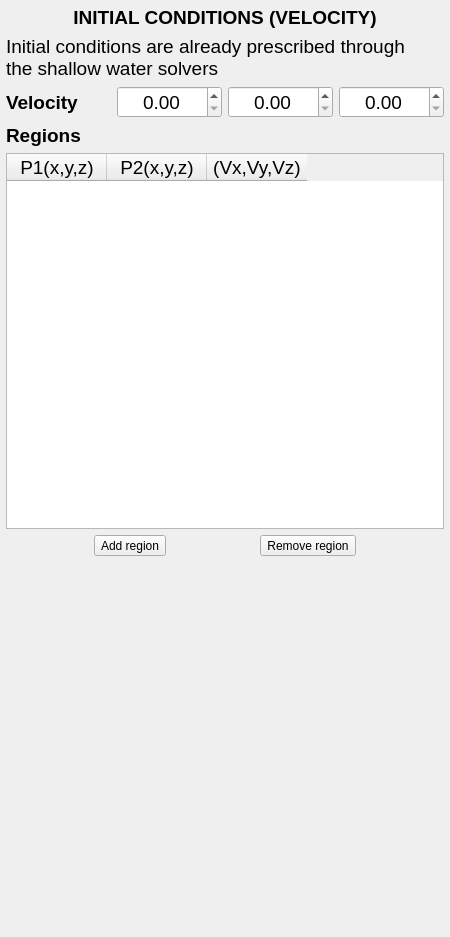
<?xml version="1.0" encoding="UTF-8"?>
<ui version="4.0">
 <class>initialconVel</class>
 <widget class="QFrame" name="initialconVel">
  <property name="geometry">
   <rect>
    <x>0</x>
    <y>0</y>
    <width>450</width>
    <height>937</height>
   </rect>
  </property>
  <property name="windowTitle">
   <string>Frame</string>
  </property>
  <layout class="QVBoxLayout" name="verticalLayout">
   <property name="leftMargin">
    <number>6</number>
   </property>
   <property name="topMargin">
    <number>6</number>
   </property>
   <property name="rightMargin">
    <number>6</number>
   </property>
   <property name="bottomMargin">
    <number>6</number>
   </property>
   <item>
    <widget class="QLabel" name="Lbl_H1">
     <property name="font">
      <font>
       <pointsize>14</pointsize>
      </font>
     </property>
     <property name="text">
      <string>&lt;html&gt;&lt;head/&gt;&lt;body&gt;&lt;p&gt;&lt;span style=&quot; font-weight:600;&quot;&gt;INITIAL CONDITIONS (VELOCITY)&lt;/span&gt;&lt;/p&gt;&lt;/body&gt;&lt;/html&gt;</string>
     </property>
     <property name="alignment">
      <set>Qt::AlignCenter</set>
     </property>
    </widget>
   </item>
   <item>
    <widget class="QLabel" name="Lbl_Notice">
     <property name="font">
      <font>
       <pointsize>14</pointsize>
      </font>
     </property>
     <property name="text">
      <string>Initial conditions are already prescribed through 
the shallow water solvers</string>
     </property>
    </widget>
   </item>
   <item>
    <layout class="QHBoxLayout" name="HLY_Vel" stretch="0,0,0,0">
     <item>
      <widget class="QLabel" name="Lbl_Vel">
       <property name="font">
        <font>
         <pointsize>14</pointsize>
         <weight>75</weight>
         <bold>true</bold>
        </font>
       </property>
       <property name="text">
        <string>Velocity</string>
       </property>
       <property name="alignment">
        <set>Qt::AlignLeading|Qt::AlignLeft|Qt::AlignVCenter</set>
       </property>
       <property name="wordWrap">
        <bool>true</bool>
       </property>
      </widget>
     </item>
     <item>
      <widget class="QDoubleSpinBox" name="DSpBx_Vx">
       <property name="font">
        <font>
         <pointsize>14</pointsize>
        </font>
       </property>
       <property name="alignment">
        <set>Qt::AlignCenter</set>
       </property>
      </widget>
     </item>
     <item>
      <widget class="QDoubleSpinBox" name="DSpBx_Vy">
       <property name="font">
        <font>
         <pointsize>14</pointsize>
        </font>
       </property>
       <property name="alignment">
        <set>Qt::AlignCenter</set>
       </property>
      </widget>
     </item>
     <item>
      <widget class="QDoubleSpinBox" name="DSpBx_Vz">
       <property name="font">
        <font>
         <pointsize>14</pointsize>
        </font>
       </property>
       <property name="alignment">
        <set>Qt::AlignCenter</set>
       </property>
      </widget>
     </item>
    </layout>
   </item>
   <item>
    <widget class="QLabel" name="Lbl_Regions">
     <property name="font">
      <font>
       <pointsize>14</pointsize>
      </font>
     </property>
     <property name="focusPolicy">
      <enum>Qt::ClickFocus</enum>
     </property>
     <property name="text">
      <string>&lt;html&gt;&lt;head/&gt;&lt;body&gt;&lt;p&gt;&lt;span style=&quot; font-weight:600;&quot;&gt;Regions&lt;/span&gt;&lt;/p&gt;&lt;/body&gt;&lt;/html&gt;</string>
     </property>
    </widget>
   </item>
   <item>
    <widget class="QTableWidget" name="Tbl_IniCondTable">
     <property name="font">
      <font>
       <pointsize>14</pointsize>
      </font>
     </property>
     <property name="toolTip">
      <string>Regions for initial condition</string>
     </property>
     <property name="toolTipDuration">
      <number>10000</number>
     </property>
     <property name="alternatingRowColors">
      <bool>true</bool>
     </property>
     <column>
      <property name="text">
       <string>P1(x,y,z)</string>
      </property>
      <property name="font">
       <font>
        <pointsize>14</pointsize>
       </font>
      </property>
      <property name="textAlignment">
       <set>AlignCenter</set>
      </property>
     </column>
     <column>
      <property name="text">
       <string>P2(x,y,z)</string>
      </property>
      <property name="font">
       <font>
        <pointsize>14</pointsize>
       </font>
      </property>
      <property name="textAlignment">
       <set>AlignCenter</set>
      </property>
     </column>
     <column>
      <property name="text">
       <string>(Vx,Vy,Vz)</string>
      </property>
      <property name="font">
       <font>
        <pointsize>14</pointsize>
       </font>
      </property>
      <property name="textAlignment">
       <set>AlignCenter</set>
      </property>
     </column>
    </widget>
   </item>
   <item>
    <layout class="QHBoxLayout" name="HLY_AddRegion">
     <item>
      <widget class="QToolButton" name="Btn_AddRegion">
       <property name="toolTip">
        <string>Add regions for defining initial conditions</string>
       </property>
       <property name="toolTipDuration">
        <number>10000</number>
       </property>
       <property name="text">
        <string>Add region</string>
       </property>
      </widget>
     </item>
     <item>
      <widget class="QToolButton" name="Btn_RemRegion">
       <property name="toolTip">
        <string>Remove regions for defining initial conditions</string>
       </property>
       <property name="toolTipDuration">
        <number>10000</number>
       </property>
       <property name="text">
        <string>Remove region</string>
       </property>
      </widget>
     </item>
    </layout>
   </item>
   <item>
    <spacer name="VSp">
     <property name="orientation">
      <enum>Qt::Vertical</enum>
     </property>
     <property name="sizeHint" stdset="0">
      <size>
       <width>20</width>
       <height>375</height>
      </size>
     </property>
    </spacer>
   </item>
  </layout>
 </widget>
 <resources/>
 <connections/>
</ui>
